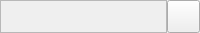
              <widget class="QFrame" name="ContentTitles">
               <property name="minimumSize">
                <size>
                 <width>0</width>
                 <height>33</height>
                </size>
               </property>
               <property name="maximumSize">
                <size>
                 <width>16777215</width>
                 <height>33</height>
                </size>
               </property>
               <property name="frameShape">
                <enum>QFrame::NoFrame</enum>
               </property>
               <property name="frameShadow">
                <enum>QFrame::Plain</enum>
               </property>
               <property name="lineWidth">
                <number>0</number>
               </property>
               <layout class="QHBoxLayout" name="horizontalLayout_5">
                <property name="spacing">
                 <number>0</number>
                </property>
                <property name="leftMargin">
                 <number>0</number>
                </property>
                <property name="topMargin">
                 <number>0</number>
                </property>
                <property name="rightMargin">
                 <number>0</number>
                </property>
                <property name="bottomMargin">
                 <number>0</number>
                </property>
                <item>
                 <widget class="QFrame" name="ContentTiltesPanel">
                  <property name="frameShape">
                   <enum>QFrame::StyledPanel</enum>
                  </property>
                  <property name="frameShadow">
                   <enum>QFrame::Raised</enum>
                  </property>
                  <layout class="QHBoxLayout" name="horizontalLayout_7">
                   <property name="spacing">
                    <number>0</number>
                   </property>
                   <property name="leftMargin">
                    <number>0</number>
                   </property>
                   <property name="topMargin">
                    <number>0</number>
                   </property>
                   <property name="rightMargin">
                    <number>0</number>
                   </property>
                   <property name="bottomMargin">
                    <number>0</number>
                   </property>
                   <item>
                    <widget class="QLabel" name="TitlePages">
                     <property name="sizePolicy">
                      <sizepolicy hsizetype="Preferred" vsizetype="Expanding">
                       <horstretch>0</horstretch>
                       <verstretch>0</verstretch>
                      </sizepolicy>
                     </property>
                     <property name="minimumSize">
                      <size>
                       <width>0</width>
                       <height>33</height>
                      </size>
                     </property>
                     <property name="maximumSize">
                      <size>
                       <width>16777215</width>
                       <height>33</height>
                      </size>
                     </property>
                     <property name="font">
                      <font>
                       <family>Microsoft Sans Serif</family>
                       <pointsize>10</pointsize>
                       <bold>false</bold>
                       <underline>false</underline>
                       <stylestrategy>PreferAntialias</stylestrategy>
                      </font>
                     </property>
                     <property name="text">
                      <string/>
                     </property>
                     <property name="alignment">
                      <set>Qt::AlignCenter</set>
                     </property>
                    </widget>
                   </item>
                  </layout>
                 </widget>
                </item>
                <item>
                 <widget class="QPushButton" name="ToggleRightBtn">
                  <property name="minimumSize">
                   <size>
                    <width>33</width>
                    <height>33</height>
                   </size>
                  </property>
                  <property name="maximumSize">
                   <size>
                    <width>33</width>
                    <height>33</height>
                   </size>
                  </property>
                  <property name="focusPolicy">
                   <enum>Qt::NoFocus</enum>
                  </property>
                  <property name="contextMenuPolicy">
                   <enum>Qt::NoContextMenu</enum>
                  </property>
                  <property name="text">
                   <string/>
                  </property>
                  <property name="icon">
                   <iconset resource="../../../assets/svg/icons.qrc">
                    <normaloff>:/svg/menu_white_48dp.svg</normaloff>
                    <normalon>:/svg/menu_open_white_right_48dp.svg</normalon>:/svg/menu_white_48dp.svg</iconset>
                  </property>
                  <property name="checkable">
                   <bool>true</bool>
                  </property>
                 </widget>
                </item>
               </layout>
              </widget>
